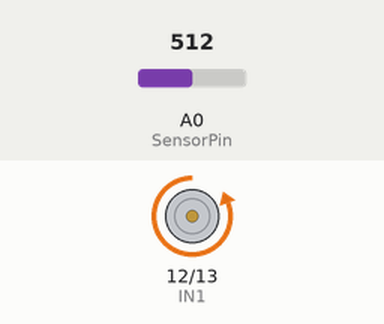
Simulated run of this sketch. Board: Arduino Uno, built with avr-gcc and run on an emulated ATmega328P. Shown: motor-driver pin pairs drawn as motors (green arrow = first pin HIGH = forward, orange = second pin HIGH = backward, longer = more drive). The test bench sets the inputs (shaded band); at power-on: A0 (SensorPin) = 512. What the sketch prints to the serial monitor is not drawn.

Above: at 2.17 s.
At 7.3 s:
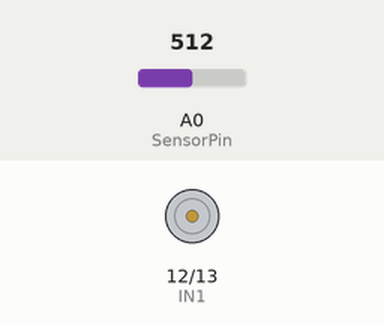
Timing chart, 0 to 15.3 s (numbered marks = the images above):
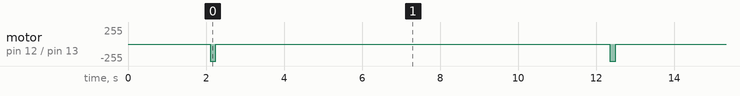

Measured:
- by itself, motor on pin 12 (IN1) / pin 13 (IN2): alternates backward 255/255 for 0.15 s and stopped for 10.1 s

The sketch:

initial_integration.ino
```cpp
#define SensorPin 0          // the pH meter Analog output is connected with the Arduino’s Analog
unsigned long int avgValue;  //Store the average value of the sensor feedback
int buf[10],temp;
float phValue;

int IN1 = 12;
int IN2 = 13;


void ph_up(){
    digitalWrite(IN1, HIGH);
    digitalWrite(IN2, LOW);
    delay(150); //droplets
    digitalWrite(IN1, LOW);
    delay(10000);

  }

void ph_down(){
    digitalWrite(IN1, LOW);
    digitalWrite(IN2, HIGH);
    delay(150); //droplets
    digitalWrite(IN2, LOW);
    delay(10000);
  }

void get_ph(){
      for(int i=0;i<10;i++)       //Get 10 sample value from the sensor for smooth the value
      {
        buf[i]=analogRead(SensorPin);
        delay(10);
      }
      for(int i=0;i<9;i++)        //sort the analog from small to large
      {
        for(int j=i+1;j<10;j++)
        {
          if(buf[i]>buf[j])
          {
            temp=buf[i];
            buf[i]=buf[j];
            buf[j]=temp;
          }
        }
      }
      avgValue=0;
      for(int i=2;i<8;i++)                      //take the average value of 6 center sample
        avgValue+=buf[i];
      phValue=(float)avgValue*5.0/1024/6; //convert the analog into millivolt
      phValue=3.5*phValue;                      //convert the millivolt into pH value
  }

void main_prog(){
    get_ph();
    if((phValue >= 6.5) && (phValue <= 7.00)){
       Serial.print("pH Value: ");
       Serial.println(phValue);
       Serial.println("NORMAL");
       Serial.println(" ");
       digitalWrite(IN1, LOW);
       digitalWrite(IN2, LOW);
      }
    else if(phValue < 6.5){
       Serial.print("pH Value: ");
       Serial.println(phValue);
       Serial.println("ACIDIC");
       Serial.println(" ");
       ph_up();
      }
    else if(phValue > 7.00){
       Serial.print("pH Value: ");
       Serial.println(phValue);
       Serial.println("BASIC");
       Serial.println(" ");
       ph_down();
      }
  }

void setup()
{
  Serial.begin(9600);
  pinMode(IN1, OUTPUT);
  pinMode(IN2, OUTPUT);

  digitalWrite(IN2, LOW);
  digitalWrite(IN2, LOW);

  delay(2000);
  Serial.println("- - - - - READY - - - - - ");
  Serial.println(" ");
}
void loop()
{
  main_prog();
}
```
